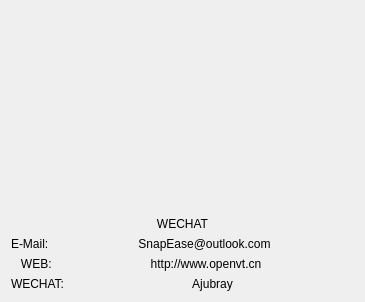
<?xml version="1.0" encoding="UTF-8"?>
<ui version="4.0">
 <class>AboutUs</class>
 <widget class="QDialog" name="AboutUs">
  <property name="geometry">
   <rect>
    <x>0</x>
    <y>0</y>
    <width>365</width>
    <height>298</height>
   </rect>
  </property>
  <property name="windowTitle">
   <string>关于我们</string>
  </property>
  <property name="styleSheet">
   <string notr="true"/>
  </property>
  <layout class="QGridLayout" name="gridLayout">
   <item row="0" column="0">
    <layout class="QVBoxLayout" name="verticalLayout">
     <item>
      <widget class="QWidget" name="widget" native="true">
       <property name="minimumSize">
        <size>
         <width>0</width>
         <height>200</height>
        </size>
       </property>
       <property name="styleSheet">
        <string notr="true">image: url(:/ico/icon/wechat.png);</string>
       </property>
      </widget>
     </item>
     <item>
      <widget class="QLabel" name="label_7">
       <property name="text">
        <string>WECHAT</string>
       </property>
       <property name="alignment">
        <set>Qt::AlignCenter</set>
       </property>
      </widget>
     </item>
    </layout>
   </item>
   <item row="1" column="0">
    <layout class="QHBoxLayout" name="horizontalLayout">
     <item>
      <widget class="QLabel" name="label">
       <property name="sizePolicy">
        <sizepolicy hsizetype="Fixed" vsizetype="Preferred">
         <horstretch>0</horstretch>
         <verstretch>0</verstretch>
        </sizepolicy>
       </property>
       <property name="text">
        <string>E-Mail:</string>
       </property>
      </widget>
     </item>
     <item>
      <widget class="QLabel" name="label_2">
       <property name="text">
        <string>SnapEase@outlook.com</string>
       </property>
       <property name="alignment">
        <set>Qt::AlignCenter</set>
       </property>
      </widget>
     </item>
    </layout>
   </item>
   <item row="2" column="0">
    <layout class="QHBoxLayout" name="horizontalLayout_2">
     <item>
      <widget class="QLabel" name="label_3">
       <property name="sizePolicy">
        <sizepolicy hsizetype="Fixed" vsizetype="Preferred">
         <horstretch>0</horstretch>
         <verstretch>0</verstretch>
        </sizepolicy>
       </property>
       <property name="text">
        <string>   WEB:</string>
       </property>
      </widget>
     </item>
     <item>
      <widget class="QLabel" name="label_4">
       <property name="text">
        <string>http://www.openvt.cn</string>
       </property>
       <property name="alignment">
        <set>Qt::AlignCenter</set>
       </property>
      </widget>
     </item>
    </layout>
   </item>
   <item row="3" column="0">
    <layout class="QHBoxLayout" name="horizontalLayout_3">
     <item>
      <widget class="QLabel" name="label_5">
       <property name="sizePolicy">
        <sizepolicy hsizetype="Fixed" vsizetype="Preferred">
         <horstretch>0</horstretch>
         <verstretch>0</verstretch>
        </sizepolicy>
       </property>
       <property name="text">
        <string>WECHAT:</string>
       </property>
      </widget>
     </item>
     <item>
      <widget class="QLabel" name="label_6">
       <property name="text">
        <string>Ajubray</string>
       </property>
       <property name="alignment">
        <set>Qt::AlignCenter</set>
       </property>
      </widget>
     </item>
    </layout>
   </item>
  </layout>
 </widget>
 <layoutdefault spacing="6" margin="11"/>
 <resources>
  <include location="resourse.qrc"/>
 </resources>
 <connections/>
</ui>
